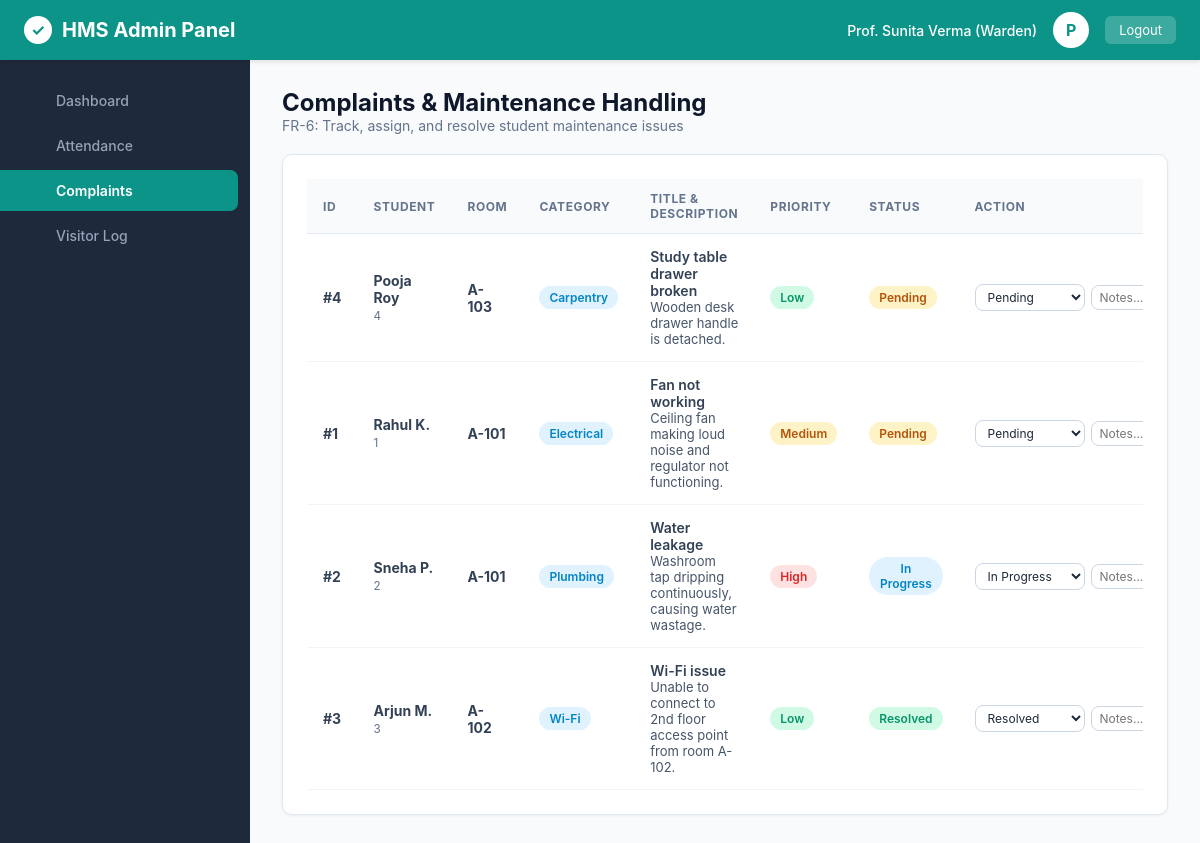
Screenshot of /admin/complaints (signed in) with the database file from the repository.
### tables this page shows
CREATE TABLE users (
        id INTEGER PRIMARY KEY AUTOINCREMENT,
        username TEXT UNIQUE NOT NULL,
        password_hash TEXT NOT NULL,
        role TEXT NOT NULL CHECK(role IN ('admin', 'warden', 'student', 'staff')),
        full_name TEXT NOT NULL,
        email TEXT UNIQUE NOT NULL,
        phone TEXT,
        created_at TIMESTAMP DEFAULT CURRENT_TIMESTAMP
    );

CREATE TABLE complaints (
        id INTEGER PRIMARY KEY AUTOINCREMENT,
        student_id INTEGER NOT NULL,
        title TEXT NOT NULL,
        category TEXT NOT NULL CHECK(category IN ('Electrical', 'Plumbing', 'Wi-Fi', 'Carpentry', 'Cleanliness', 'Other')),
        description TEXT NOT NULL,
        status TEXT NOT NULL DEFAULT 'Pending' CHECK(status IN ('Pending', 'In Progress', 'Resolved')),
        priority TEXT NOT NULL DEFAULT 'Medium' CHECK(priority IN ('Low', 'Medium', 'High')),
        created_at TIMESTAMP DEFAULT CURRENT_TIMESTAMP,
        updated_at TIMESTAMP DEFAULT CURRENT_TIMESTAMP,
        resolution_remarks TEXT,
        FOREIGN KEY (student_id) REFERENCES students(id) ON DELETE CASCADE
    );

CREATE TABLE rooms (
        id INTEGER PRIMARY KEY AUTOINCREMENT,
        room_number TEXT UNIQUE NOT NULL,
        block TEXT NOT NULL,
        floor INTEGER NOT NULL,
        capacity INTEGER NOT NULL DEFAULT 2,
        occupied_count INTEGER NOT NULL DEFAULT 0,
        room_type TEXT NOT NULL,
        fee_per_semester REAL NOT NULL,
        status TEXT NOT NULL DEFAULT 'Available' CHECK(status IN ('Available', 'Full', 'Maintenance'))
    );

### app/main.py (the view)
@app.get("/admin/complaints", response_class=HTMLResponse)
def admin_complaints(request: Request):
    user = get_current_user(request)
    if not user or user["role"] not in ["admin", "warden", "staff"]:
        return RedirectResponse(url="/login", status_code=302)
    conn = get_db()
    cursor = conn.cursor()
    cursor.execute("""
        SELECT c.*, s.student_id, u.full_name, r.room_number
        FROM complaints c
        JOIN students s ON c.student_id = s.id
        JOIN users u ON s.user_id = u.id
        LEFT JOIN rooms r ON s.room_id = r.id
        ORDER BY c.created_at DESC;
    """)
    complaints = cursor.fetchall()
    conn.close()
    return templates.TemplateResponse(request=request, name="admin_complaints.html", context={
        "user": user,
        "active_page": "complaints",
        "complaints": complaints
    })

### app/templates/admin_complaints.html (shortened to what this page needs)
{% extends "base.html" %}
{% block content %}
<div class="card-header-bar">
  <div>
    <h1 style="font-size: 24px; font-weight: 700; color: #0f172a;">Complaints & Maintenance Handling</h1>
    <p style="font-size: 14px; color: #64748b;">FR-6: Track, assign, and resolve student maintenance issues</p>
  </div>
</div>
<div class="content-card">
  <div class="table-responsive">
    <table class="data-table">
      <thead>
        <tr>
          <th>ID</th>
          <th>Student</th>
          <th>Room</th>
          <th>Category</th>
          <th>Title & Description</th>
          <th>Priority</th>
          <th>Status</th>
          <th>Action</th>
        </tr>
      </thead>
      <tbody>
        {% for c in complaints %}
        <tr>
          <td><strong>#{{ c.id }}</strong></td>
          <td>
            <strong>{{ c.full_name }}</strong><br>
            <small style="color: #64748b;">{{ c.student_id }}</small>
          </td>
          <td><strong>{{ c.room_number or 'N/A' }}</strong></td>
          <td><span class="status-badge badge-in-progress">{{ c.category }}</span></td>
          <td style="max-width: 280px;">
            <div style="font-weight: 600;">{{ c.title }}</div>
            <div style="font-size: 13px; color: #475569;">{{ c.description }}</div>
          </td>
          <td>
            <span class="status-badge {% if c.priority == 'High' %}badge-full{% elif c.priority == 'Medium' %}badge-pending{% else %}badge-available{% endif %}">
              {{ c.priority }}
            </span>
          </td>
          <td>
            <span class="status-badge {% if c.status == 'Resolved' %}badge-resolved{% elif c.status == 'In Progress' %}badge-in-progress{% else %}badge-pending{% endif %}">
              {{ c.status }}
            </span>
          </td>
          <td>
            <form action="/admin/complaints/update" method="POST" style="display: flex; gap: 6px; align-items: center;">
              <select name="status" class="form-select" style="padding: 4px 8px; font-size: 12px; width: 110px;">
                <option value="Pending" {% if c.status == 'Pending' %}selected{% endif %}>Pending</option>
                <option value="In Progress" {% if c.status == 'In Progress' %}selected{% endif %}>In Progress</option>
                <option value="Resolved" {% if c.status == 'Resolved' %}selected{% endif %}>Resolved</option>
              </select>
              <input type="text" name="resolution_remarks" placeholder="Notes..." class="form-control" style="padding: 4px 8px; font-size: 12px; width: 110px;" value="{{ c.resolution_remarks or '' }}">
            </form>
          </td>
        </tr>
        {% endfor %}
      </tbody>
    </table>
  </div>
</div>
{% endblock %}

### app/templates/base.html (shortened to what this page needs)
<!DOCTYPE html>
<html lang="en">
<head>
  <link rel="stylesheet" href="/static/css/style.css">
</head>
<body>
  <header class="app-header">
    <div class="header-brand">
      <span class="header-brand-icon">✓</span>
      <span>HMS Admin Panel</span>
    </div>
    <div class="header-user-menu">
      <span style="font-size: 14px; font-weight: 500;">{{ user.full_name }} ({{ user.role | capitalize }})</span>
      <div class="header-avatar">{{ user.full_name[0] }}</div>
      <a href="/logout" class="btn-logout"> Logout</a>
    </div>
  </header>
  <aside class="app-sidebar">
    <ul class="sidebar-menu">
      <li class="sidebar-item">
        <a href="/admin/dashboard" class="sidebar-link {% if active_page == 'dashboard' %}active{% endif %}">
          <span>Dashboard</span>
        </a>
      </li>
      <li class="sidebar-item">
        <a href="/admin/attendance" class="sidebar-link {% if active_page == 'attendance' %}active{% endif %}">
          <span>Attendance</span>
        </a>
      </li>
      <li class="sidebar-item">
        <a href="/admin/complaints" class="sidebar-link {% if active_page == 'complaints' %}active{% endif %}">
          <span>Complaints</span>
        </a>
      </li>
      <li class="sidebar-item">
        <a href="/admin/visitors" class="sidebar-link {% if active_page == 'visitors' %}active{% endif %}">
          <span>Visitor Log</span>
        </a>
      </li>
    </ul>
  </aside>
  <main class="main-content">
    {% block content %}{% endblock %}
  </main>
</body>
</html>

### app/static/css/style.css (style rules this page uses)
:root { --primary-teal: #0d9488; --primary-teal-hover: #0f766e; --primary-dark: #1e293b; --secondary-dark: #0f172a; --sidebar-width: 250px; --bg-light: #f8fafc; --card-bg: #ffffff; --border-color: #e2e8f0; --text-main: #1e293b; --text-muted: #64748b; --accent-yellow: #f59e0b; --accent-red: #ef4444; --accent-green: #10b981; --accent-blue: #3b82f6; }
* { box-sizing: border-box; margin: 0; padding: 0; font-family: -apple-system, BlinkMacSystemFont, "Segoe UI", Roboto, "Helvetica Neue", Arial, sans-serif; }
body { background-color: var(--bg-light); color: var(--text-main); min-height: 100vh; }
.form-control, .form-select { width: 100%; padding: 12px 14px; border: 1px solid #cbd5e1; border-radius: 8px; font-size: 14px; background-color: #ffffff; color: #1e293b; transition: all 0.2s ease; }
.app-header { height: 60px; background-color: #0d9488; color: #ffffff; display: flex; align-items: center; justify-content: space-between; padding: 0 24px; position: fixed; top: 0; left: 0; right: 0; z-index: 100; box-shadow: 0 2px 4px rgba(0,0,0,0.1); }
.header-brand { display: flex; align-items: center; gap: 10px; font-size: 20px; font-weight: 700; }
.header-brand-icon { background: #ffffff; color: #0d9488; border-radius: 50%; width: 28px; height: 28px; display: inline-flex; align-items: center; justify-content: center; font-size: 16px; }
.header-user-menu { display: flex; align-items: center; gap: 16px; }
.header-avatar { width: 36px; height: 36px; background-color: #ffffff; color: #0d9488; border-radius: 50%; display: flex; align-items: center; justify-content: center; font-weight: 700; font-size: 16px; }
.btn-logout { color: #ffffff; background: rgba(255, 255, 255, 0.2); border: none; padding: 6px 14px; border-radius: 6px; font-size: 13px; cursor: pointer; text-decoration: none; transition: background 0.2s; }
.app-sidebar { width: var(--sidebar-width); background-color: #1e293b; position: fixed; top: 60px; bottom: 0; left: 0; padding: 20px 0; overflow-y: auto; z-index: 90; }
.sidebar-menu { list-style: none; }
.sidebar-item { margin-bottom: 4px; }
.sidebar-link { display: flex; align-items: center; gap: 12px; padding: 12px 24px; color: #94a3b8; text-decoration: none; font-size: 14px; font-weight: 500; transition: all 0.2s ease; }
.sidebar-link.active { color: #ffffff; background-color: #0d9488; font-weight: 600; border-radius: 0 8px 8px 0; margin-right: 12px; }
.main-content { margin-left: var(--sidebar-width); margin-top: 60px; padding: 28px 32px; min-height: calc(100vh - 60px); }
.content-card { background: #ffffff; border-radius: 10px; padding: 24px; box-shadow: 0 1px 3px rgba(0,0,0,0.06); border: 1px solid var(--border-color); margin-bottom: 28px; }
.card-header-bar { display: flex; align-items: center; justify-content: space-between; margin-bottom: 20px; }
.table-responsive { width: 100%; overflow-x: auto; }
.data-table { width: 100%; border-collapse: collapse; text-align: left; }
.data-table th { background-color: #f8fafc; padding: 12px 16px; font-size: 12px; font-weight: 700; text-transform: uppercase; letter-spacing: 0.05em; color: #64748b; border-bottom: 1px solid var(--border-color); }
.data-table td { padding: 14px 16px; font-size: 14px; border-bottom: 1px solid #f1f5f9; color: #334155; vertical-align: middle; }
.status-badge { display: inline-block; padding: 4px 10px; border-radius: 20px; font-size: 12px; font-weight: 600; text-align: center; }
.badge-pending { background-color: #fef3c7; color: #b45309; }
.badge-in-progress { background-color: #e0f2fe; color: #0284c7; }
.badge-resolved, .badge-paid, .badge-available, .badge-present { background-color: #d1fae5; color: #059669; }
.badge-full, .badge-absent, .badge-rejected { background-color: #fee2e2; color: #dc2626; }

### rows the page displays
users: full_name "Prof. Sunita Verma", role "Warden", full_name "P"
complaints: id "4", full_name "Pooja Roy", student_id "4", room_number "A-103", category "Carpentry", title "Study table drawer broken", description "Wooden desk drawer handle is detached.", priority "Low", status "Pending"
complaints: id "1", full_name "Rahul K.", student_id "1", room_number "A-101", category "Electrical", title "Fan not working", description "Ceiling fan making loud noise and regulator not functioning.", priority "Medium", status "Pending"
complaints: id "2", full_name "Sneha P.", student_id "2", room_number "A-101", category "Plumbing", title "Water leakage", description "Washroom tap dripping continuously, causing water wastage.", priority "High", status "In Progress"
complaints: id "3", full_name "Arjun M.", student_id "3", room_number "A-102", category "Wi-Fi", title "Wi-Fi issue", description "Unable to connect to 2nd floor access point from room A-102.", priority "Low", status "Resolved"
